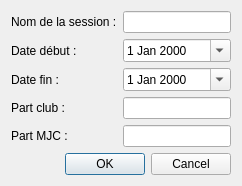
<?xml version="1.0" encoding="UTF-8"?>
<ui version="4.0">
 <class>SessionFormDialog</class>
 <widget class="QDialog" name="SessionFormDialog">
  <layout class="QVBoxLayout" name="verticalLayout">
   <item>
    <layout class="QFormLayout" name="formLayout">
     <item row="0" column="0"><widget class="QLabel" name="labelSessionName"><property name="text"><string>Nom de la session :</string></property></widget></item>
     <item row="0" column="1"><widget class="QLineEdit" name="editSessionName"/></item>
     <item row="1" column="0"><widget class="QLabel" name="labelDateStart"><property name="text"><string>Date début :</string></property></widget></item>
     <item row="1" column="1"><widget class="QDateEdit" name="dateStart"><property name="calendarPopup"><bool>true</bool></property></widget></item>
     <item row="2" column="0"><widget class="QLabel" name="labelDateEnd"><property name="text"><string>Date fin :</string></property></widget></item>
     <item row="2" column="1"><widget class="QDateEdit" name="dateEnd"><property name="calendarPopup"><bool>true</bool></property></widget></item>
     <item row="3" column="0"><widget class="QLabel" name="labelClubAmount"><property name="text"><string>Part club :</string></property></widget></item>
     <item row="3" column="1"><widget class="QLineEdit" name="editClubAmount"/></item>
     <item row="4" column="0"><widget class="QLabel" name="labelMJCAmount"><property name="text"><string>Part MJC :</string></property></widget></item>
     <item row="4" column="1"><widget class="QLineEdit" name="editMJCAmount"/></item>
    </layout>
   </item>
   <item>
    <widget class="QDialogButtonBox" name="buttonBox">
     <property name="orientation"><enum>Qt::Horizontal</enum></property>
     <property name="standardButtons"><set>QDialogButtonBox::Cancel|QDialogButtonBox::Ok</set></property>
    </widget>
   </item>
  </layout>
 </widget>
 <resources/>
 <connections/>
</ui>
